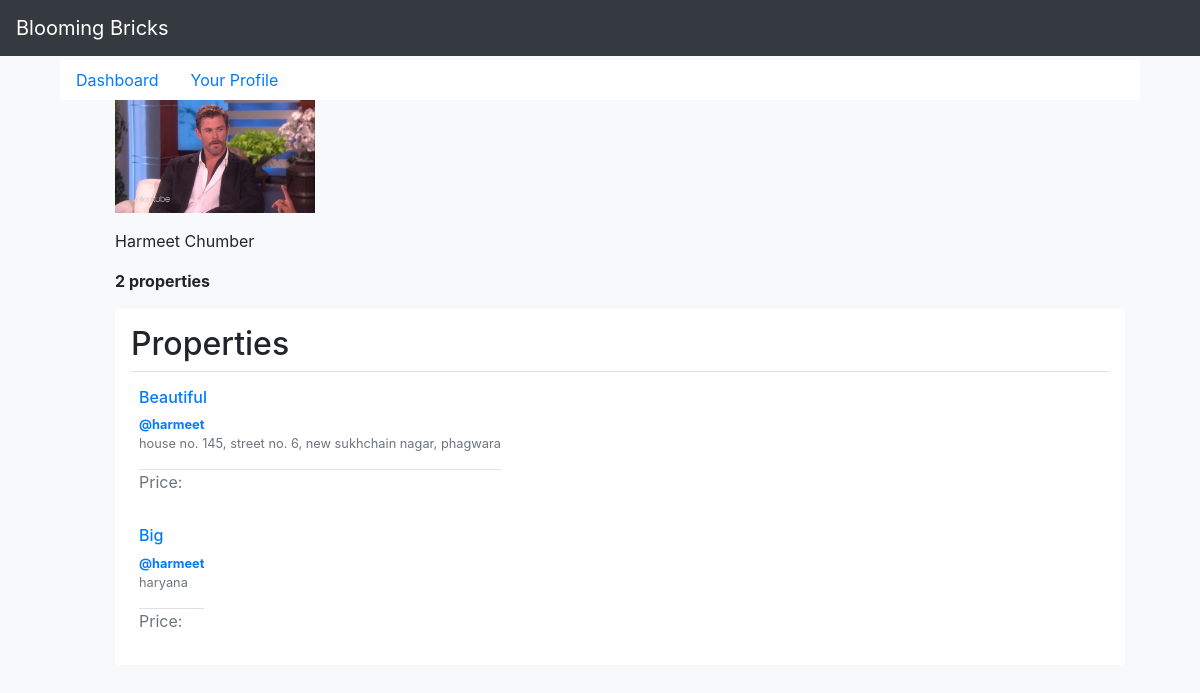
The app's page /bbricks/profile/harmeet/ with its own data.
### bbricks/models.py (models this page shows, shortened)
class UserProfile(models.Model):
    user = models.OneToOneField(User, on_delete=models.CASCADE)
    photo = models.FileField(upload_to=get_upload_file_name)
    mobile_no = models.CharField(max_length=10)

class Property(models.Model):
    seller = models.ForeignKey(UserProfile, on_delete=models.CASCADE)
    type = models.CharField(max_length=50, choices=[('Apartment', 'Apartment'), ('Land', 'Land'),
                                                    ('Independent House', 'Independent House')])
    posted_for = models.CharField(max_length=50, choices=[('Sale', 'Sale'), ('Rent', 'Rent'),
                                                          ('Paying Guest', 'Paying Guest')])
    posted_by = models.CharField(max_length=10, choices=[('Owner', 'Owner'), ('Dealer', 'Dealer'),
                                                         ('Builder', 'Builder')])
    project_name = models.CharField(max_length=50)
    locality = models.CharField(max_length=50)
    city = models.ForeignKey(City, on_delete=models.CASCADE)
    state = models.ForeignKey(State, on_delete=models.CASCADE)
    address = models.CharField(max_length=200)
    area = models.IntegerField()
    units = models.CharField(max_length=50, choices=[('Marla', 'Marla'), ('Acres', 'Acres'), ('Sq.Ft.', 'Sq.Ft.')])
    description = models.CharField(max_length=500)

### bbricks/views.py (the view)
# urls.py: url(r'^profile/(?P<username>\w+)/$', views.profile),
def profile(request, username):
    user = User.objects.get(username=username)
    return render_to_response('bbricks/profile.html', {'user': user,
                                                       'properties': user.userprofile.property_set.all()})

### bbricks/templates/bbricks/profile.html (shortened to what this page needs)
{% extends 'bbricks/base.html' %}
{% block sidebar %}
            <a class="nav-link" href="/bbricks/loggedin/">Your Profile</a>
{% endblock %}
{% block content %}
    <ul>
    <p><img src="/static/assets/{{ user.userprofile.photo }}" width="200" /></p>
    <p>{{ user.first_name }} {{ user.last_name }}</p>
        <b>{{ user.userprofile.property_set.count }} properties</b>
        <div class="my-3 p-3 bg-white rounded box-shadow">
        <h2 class="border-bottom border-gray pb-2 mb-0">Properties</h2>
             {% if properties.count > 0 %}
                    {% for property in properties %}
                    <div class="media text-muted pt-3">
                        <div>
                            <h6><a href="/bbricks/get/{{ property.id }}/">{{ property.description }}</a></h6>
                            <p class="media-body pb-3 mb-0 small lh-125 border-bottom border-gray">
                  <a href="/bbricks/profile/{{ user.username }}"><strong class="d-block text-gray-dark">@{{ user.username }}</strong></a>
                                {{ property.address|lower|truncatewords:"10" }}
                            </p>
                            <p>Price: {{ property.price }}</p>
                        </div>
                    </div>
                 {% endfor %}
                {% else %}
                    <p>None to show!</p>
                {% endif %}
        </div>
    </ul>
{% endblock %}

### bbricks/templates/bbricks/base.html (style rules this page uses)
body { padding: 60px; }

### records on screen
Property: description "Beautiful", address "house no. 145, street no. 6, new sukhchain nagar, phagwara"
Property: description "Big", address "haryana"

### other values on screen
{{ user.first_name }} "Harmeet"
{{ user.last_name }} "Chumber"
{{ user.userprofile.property_set.count }} "2"
{{ user.username }} "harmeet"
